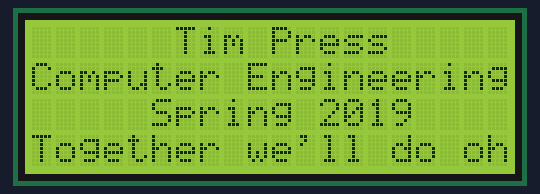
Simulated run of this sketch. Board: Arduino Uno, built with avr-gcc and run on an emulated ATmega328P. On the bench: 20×4 character LCD.

Above: at 0.2 s.
At 2.3 s:
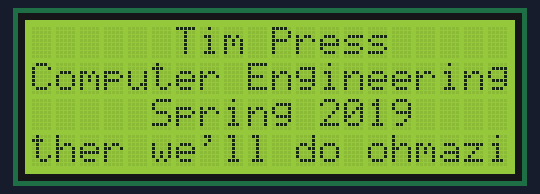
At 4.9 s:
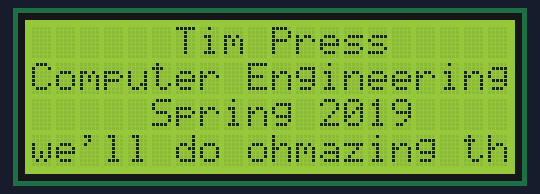
At 10.1 s:
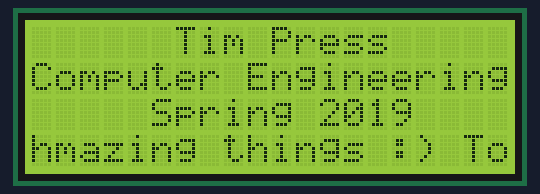
At 15.3 s:
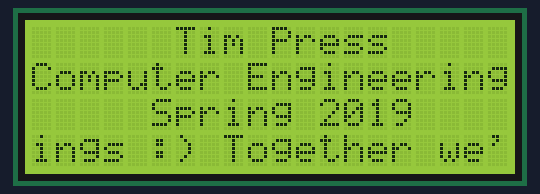
At 20.5 s:
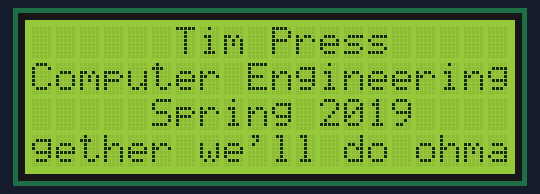

Measured:
- by itself, everything shown: repeats every 19.2 s, in 37 steps
- what the display in image 1 shows lasts 0.6 s, from 2.2 s to 2.8 s

The sketch:

nametagBetterImplementation.ino
```cpp
//~~~~~~~~~~~~~~~~~~~~~~~~~~~~~~~~~~~~~~~~~~~~~~~~~~~~~~~~~
//~~~~~~~~~~~~~~BEGIN CODE RETREIVED FROM~~~~~~~~~~~~~~~~~~
// http://wiki.sunfounder.cc/index.php?title=I2C_LCD2004
//~~~~~~~~~~~~~~~~~~~~~~~~~~~~~~~~~~~~~~~~~~~~~~~~~~~~~~~~


/*****************************************
 * name: I2C LCD2004
 * function: You should now see your I2C LCD2004 display "Hello,world!","IIC/I2C LCD2004"
 * "20 cols, 4 rows","www.sunfounder.com"
 ********************************/
//Email:service@sunfounder.com
//Website:www.sunfounder.com

/********************************/
// include the library code

#include <Wire.h>
#include <LiquidCrystal_I2C.h>
LiquidCrystal_I2C lcd(0x27,20,4);  // set the LCD address to 0x27 for a 16 chars and 2 line display
/*********************************************************/

//following comments added
//WE ARE ASSUMING THE FOURTH LINE TO PRINT WILL BE LARGER THAN 20 CHARS!!!!!!!
//Don't forget to include a space at the end of the message

static String bottomText = "Together we'll do ohmazing things :) ";
static int siize = bottomText.length();

void setup()
{
  lcd.init();  //initialize the lcd
  lcd.backlight();  //open the backlight


  String sequence = bottomText.substring(0,20);


  lcd.setCursor ( 0, 0 );            // go to the top left corner
  lcd.print("      Tim Press     "); // write this string on the top row
  lcd.setCursor ( 0, 1 );            // go to the 2nd row
  lcd.print("Computer Engineering"); // pad string with spaces for centering
  lcd.setCursor ( 0, 2 );            // go to the third row
  lcd.print("     Spring 2019    "); // pad with spaces for centering
  lcd.setCursor ( 0, 3 );            // go to the fourth row
  lcd.print(sequence);
}
/*********************************************************/

//~~~~~~~~~~~~~~~~~~~~~~~~~~~~~~~~~~~~~~~~~~~~~~~~~~~~~~~~~
//~~~~~~~~~~~~~~END CODE RETREIVED FROM~~~~~~~~~~~~~~~~~~
// http://wiki.sunfounder.cc/index.php?title=I2C_LCD2004
//~~~~~~~~~~~~~~~~~~~~~~~~~~~~~~~~~~~~~~~~~~~~~~~~~~~~~~~~

//BEGIN CODE I WROTE
//ie, I implemented the scrollDisplayLeft method myself
//I did this because using scrollDisplayLeft resulted in text jumping lines
//from my understanding, it's a hardware issue with the display other people have also reported

String substringOfLengthTwnety(String longString, int startingIndex){

   /*see if the substring will "wrap around" to the front*/
  int len, endIndex;
  len = longString.length();
  endIndex = startingIndex + 20;


  if (endIndex > len){
    //special case
    String str1 = longString.substring(startingIndex, len);

    int remainingChars = endIndex-len;
    String str2 = longString.substring(0, remainingChars);
    String retStr = str1+str2;
    return retStr;
  }
  else{
    //easier case
    String retStr = longString.substring(startingIndex, startingIndex + 20);
    return retStr;
  }

}

void loop()
{

  for (int i = 0; i < siize; i++){
    String ummm = substringOfLengthTwnety(bottomText, i);
    lcd.setCursor(0,3);
    lcd.print(ummm);
    delay(500);
  }


}

//END CODE I WROTE
```
